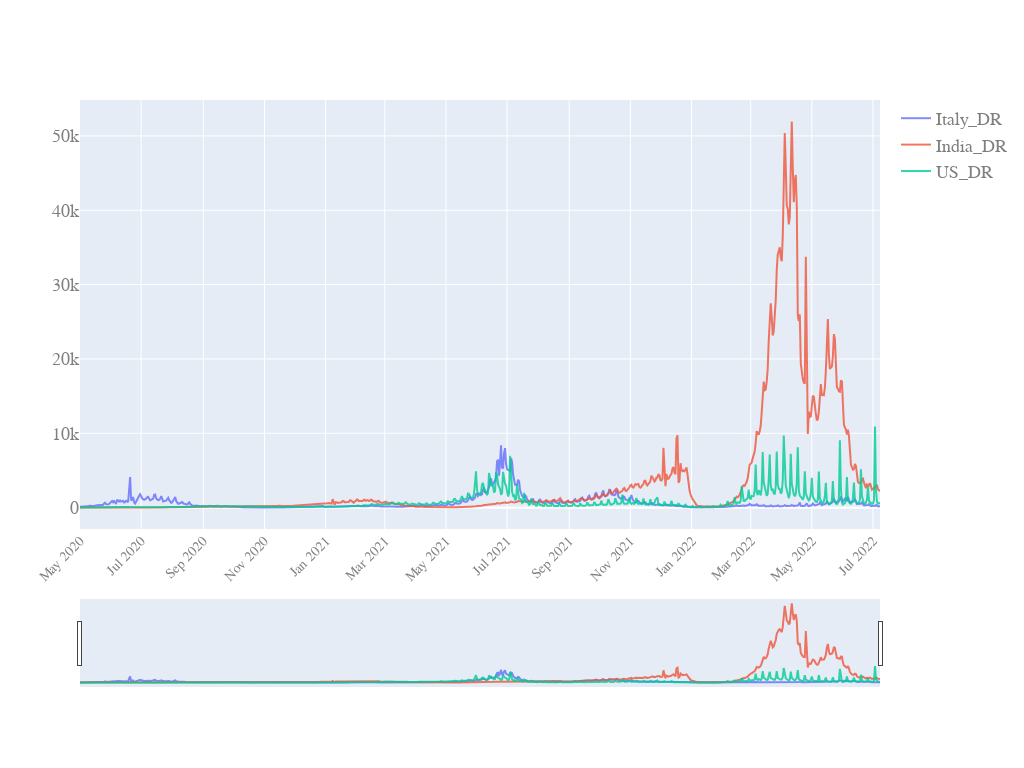

The notebook cell saved with this chart:
### Code cell
start_pos=100
quick_plot(df_analyse.date[start_pos:],
           df_analyse.iloc[start_pos:,[7,8,9]], #
           y_scale='linear',
           slider=True)

### Figure 1 — Plotly figure (JSON) as saved in the notebook; plotly's stock layout.template omitted (floating-point values rounded to 4 significant figures; data arrays with more than 128 entries replaced by an {"elided": "..."} marker saying what was removed)
{"data": [{"name": "Italy_DR", "opacity": 0.8, "type": "scatter", "x": {"elided": "799 str values"}, "y": {"elided": "799 float values"}}, {"name": "India_DR", "opacity": 0.8, "type": "scatter", "x": {"elided": "799 str values"}, "y": {"elided": "799 float values"}}, {"name": "US_DR", "opacity": 0.8, "type": "scatter", "x": {"elided": "799 str values"}, "y": {"elided": "799 float values"}}], "layout": {"autosize": true, "font": {"color": "#7f7f7f", "family": "PT Sans, monospace", "size": 18}, "height": 768, "width": 1024, "xaxis": {"nticks": 20, "rangeslider": {"visible": true}, "tickangle": -45, "tickfont": {"color": "#7f7f7f", "size": 14}}, "yaxis": {"type": "linear"}}}
